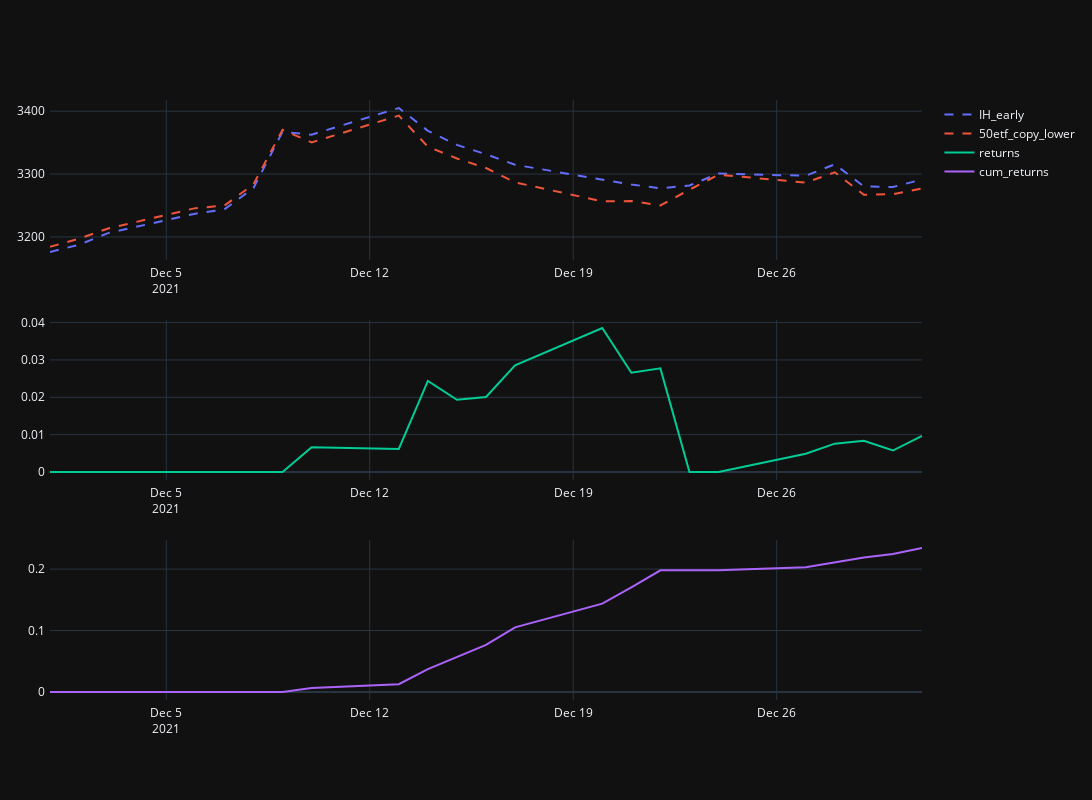

Source (notebook cell):
### Code cell
colors = px.colors.qualitative.Plotly
import plotly.subplots as sp

figure = sp.make_subplots(rows=3, cols=1)

figure.append_trace(go.Scatter(x=stocks_price['id'], y=stocks_price['IH_early'],
                               mode='lines', line=dict(color=colors[0], dash='dash'), name="IH_early"),
                    row=1, col=1)
figure.append_trace(go.Scatter(x=stocks_price['id'], y=stocks_price['50etf_copy_lower'],
                               mode='lines', line=dict(color=colors[1], dash='dash'), name="50etf_copy_lower"),
                    row=1, col=1)

figure.append_trace(go.Scatter(x=stocks_price['id'], y=stocks_price['returns'],
                               mode='lines', line=dict(color=colors[2]), name="returns"),
                    row=2, col=1)
figure.append_trace(go.Scatter(x=stocks_price['id'], y=stocks_price['cum_returns'],
                               mode='lines', line=dict(color=colors[3]), name="cum_returns"),
                    row=3, col=1)

figure.update_layout(autosize=False, width=1200, height=800, margin=dict(l=50, r=50, b=100, t=100, pad=4))
figure.show(width=16, height=16)

### Figure 1 — Plotly figure (JSON) as saved in the notebook; plotly's stock layout.template omitted (floating-point values rounded to 4 significant figures)
{"data": [{"line": {"color": "#636EFA", "dash": "dash"}, "mode": "lines", "name": "IH_early", "x": ["2021-12-01T00:00:00", "2021-12-02T00:00:00", "2021-12-03T00:00:00", "2021-12-06T00:00:00", "2021-12-07T00:00:00", "2021-12-08T00:00:00", "2021-12-09T00:00:00", "2021-12-10T00:00:00", "2021-12-13T00:00:00", "2021-12-14T00:00:00", "2021-12-15T00:00:00", "2021-12-16T00:00:00", "2021-12-17T00:00:00", "2021-12-20T00:00:00", "2021-12-21T00:00:00", "2021-12-22T00:00:00", "2021-12-23T00:00:00", "2021-12-24T00:00:00", "2021-12-27T00:00:00", "2021-12-28T00:00:00", "2021-12-29T00:00:00", "2021-12-30T00:00:00", "2021-12-31T00:00:00"], "y": [3176.0, 3188.0, 3206.0, 3237.0, 3244.0, 3278.0, 3367.0, 3363.0, 3405.0, 3369.0, 3346.0, 3332.0, 3315.0, 3291.0, 3283.0, 3277.0, 3282.0, 3301.0, 3297.0, 3316.0, 3280.0, 3279.0, 3291.0], "type": "scatter", "xaxis": "x", "yaxis": "y"}, {"line": {"color": "#EF553B", "dash": "dash"}, "mode": "lines", "name": "50etf_copy_lower", "x": ["2021-12-01T00:00:00", "2021-12-02T00:00:00", "2021-12-03T00:00:00", "2021-12-06T00:00:00", "2021-12-07T00:00:00", "2021-12-08T00:00:00", "2021-12-09T00:00:00", "2021-12-10T00:00:00", "2021-12-13T00:00:00", "2021-12-14T00:00:00", "2021-12-15T00:00:00", "2021-12-16T00:00:00", "2021-12-17T00:00:00", "2021-12-20T00:00:00", "2021-12-21T00:00:00", "2021-12-22T00:00:00", "2021-12-23T00:00:00", "2021-12-24T00:00:00", "2021-12-27T00:00:00", "2021-12-28T00:00:00", "2021-12-29T00:00:00", "2021-12-30T00:00:00", "2021-12-31T00:00:00"], "y": [3184.0, 3197.0, 3214.0, 3246.0, 3250.0, 3284.0, 3370.0, 3350.0, 3393.0, 3343.0, 3325.0, 3310.0, 3287.0, 3257.0, 3257.0, 3250.0, 3275.0, 3299.0, 3286.0, 3303.0, 3267.0, 3268.0, 3277.0], "type": "scatter", "xaxis": "x", "yaxis": "y"}, {"line": {"color": "#00CC96"}, "mode": "lines", "name": "returns", "x": ["2021-12-01T00:00:00", "2021-12-02T00:00:00", "2021-12-03T00:00:00", "2021-12-06T00:00:00", "2021-12-07T00:00:00", "2021-12-08T00:00:00", "2021-12-09T00:00:00", "2021-12-10T00:00:00", "2021-12-13T00:00:00", "2021-12-14T00:00:00", "2021-12-15T00:00:00", "2021-12-16T00:00:00", "2021-12-17T00:00:00", "2021-12-20T00:00:00", "2021-12-21T00:00:00", "2021-12-22T00:00:00", "2021-12-23T00:00:00", "2021-12-24T00:00:00", "2021-12-27T00:00:00", "2021-12-28T00:00:00", "2021-12-29T00:00:00", "2021-12-30T00:00:00", "2021-12-31T00:00:00"], "y": [0.0, 0.0, 0.0, 0.0, 0.0, 0.0, 0.0, 0.006611, 0.006171, 0.02438, 0.01934, 0.02009, 0.02859, 0.03855, 0.02659, 0.02774, 0.0, 0.0, 0.004882, 0.007586, 0.008349, 0.00575, 0.009662], "type": "scatter", "xaxis": "x2", "yaxis": "y2"}, {"line": {"color": "#AB63FA"}, "mode": "lines", "name": "cum_returns", "x": ["2021-12-01T00:00:00", "2021-12-02T00:00:00", "2021-12-03T00:00:00", "2021-12-06T00:00:00", "2021-12-07T00:00:00", "2021-12-08T00:00:00", "2021-12-09T00:00:00", "2021-12-10T00:00:00", "2021-12-13T00:00:00", "2021-12-14T00:00:00", "2021-12-15T00:00:00", "2021-12-16T00:00:00", "2021-12-17T00:00:00", "2021-12-20T00:00:00", "2021-12-21T00:00:00", "2021-12-22T00:00:00", "2021-12-23T00:00:00", "2021-12-24T00:00:00", "2021-12-27T00:00:00", "2021-12-28T00:00:00", "2021-12-29T00:00:00", "2021-12-30T00:00:00", "2021-12-31T00:00:00"], "y": [0.0, 0.0, 0.0, 0.0, 0.0, 0.0, 0.0, 0.006611, 0.01278, 0.03716, 0.05651, 0.0766, 0.1052, 0.1437, 0.1703, 0.1981, 0.1981, 0.1981, 0.2029, 0.2105, 0.2189, 0.2246, 0.2343], "type": "scatter", "xaxis": "x3", "yaxis": "y3"}], "layout": {"xaxis": {"anchor": "y", "domain": [0.0, 1.0]}, "yaxis": {"anchor": "x", "domain": [0.7333, 1.0]}, "xaxis2": {"anchor": "y2", "domain": [0.0, 1.0]}, "yaxis2": {"anchor": "x2", "domain": [0.3667, 0.6333]}, "xaxis3": {"anchor": "y3", "domain": [0.0, 1.0]}, "yaxis3": {"anchor": "x3", "domain": [0.0, 0.2667]}, "margin": {"l": 50, "r": 50, "b": 100, "t": 100, "pad": 4}, "autosize": false, "width": 1200, "height": 800}}
